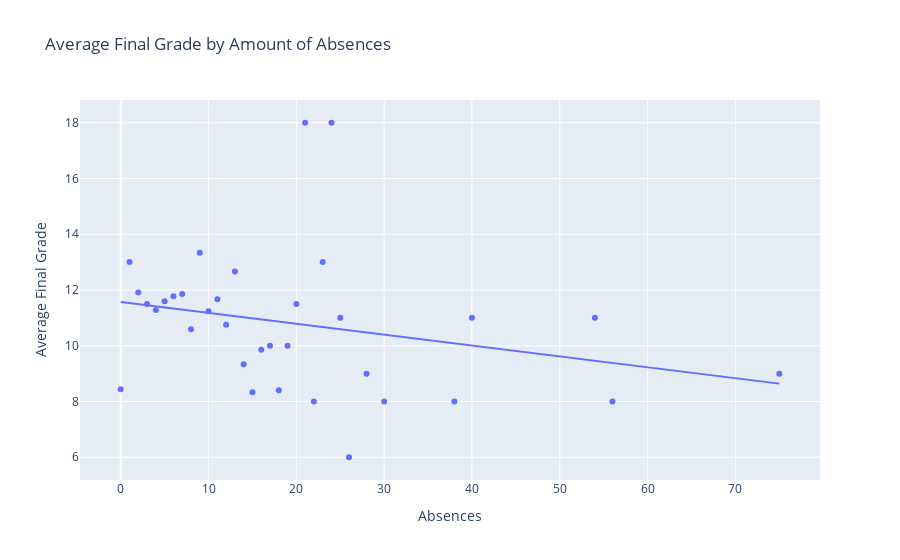

The notebook cell this image was saved under:
### Code cell
# averages final grade with respect to absences
new2_DF3= DF3.groupby('absences')['G3'].mean().reset_index()
# creates scatterplot of absences vs. final grade with the linear regression line
fig = px.scatter(new2_DF3,
                 x='absences',
                 y='G3',
                 trendline='ols',
                 title='Average Final Grade by Amount of Absences',
                 labels={'G3': 'Average Final Grade', 'absences': 'Absences'}
                  )   



fig.show()

### Figure 1 — Plotly figure (JSON) as saved in the notebook; plotly's stock layout.template omitted (floating-point values rounded to 4 significant figures)
{"data": [{"hovertemplate": "Absences=%{x}<br>Average Final Grade=%{y}<extra></extra>", "legendgroup": "", "marker": {"color": "#636efa", "symbol": "circle"}, "mode": "markers", "name": "", "orientation": "v", "showlegend": false, "type": "scatter", "x": [0, 1, 2, 3, 4, 5, 6, 7, 8, 9, 10, 11, 12, 13, 14, 15, 16, 17, 18, 19, 20, 21, 22, 23, 24, 25, 26, 28, 30, 38, 40, 54, 56, 75], "xaxis": "x", "y": [8.443, 13.0, 11.91, 11.5, 11.28, 11.6, 11.77, 11.86, 10.59, 13.33, 11.24, 11.67, 10.75, 12.67, 9.333, 8.333, 9.857, 10.0, 8.4, 10.0, 11.5, 18.0, 8.0, 13.0, 18.0, 11.0, 6.0, 9.0, 8.0, 8.0, 11.0, 11.0, 8.0, 9.0], "yaxis": "y"}, {"hovertemplate": "<b>OLS trendline</b><br>G3 = -0.0389881 * absences + 11.5657<br>R<sup>2</sup>=0.066820<br><br>Absences=%{x}<br>Average Final Grade=%{y} <b>(trend)</b><extra></extra>", "legendgroup": "", "marker": {"color": "#636efa", "symbol": "circle"}, "mode": "lines", "name": "", "showlegend": false, "type": "scatter", "x": [0, 1, 2, 3, 4, 5, 6, 7, 8, 9, 10, 11, 12, 13, 14, 15, 16, 17, 18, 19, 20, 21, 22, 23, 24, 25, 26, 28, 30, 38, 40, 54, 56, 75], "xaxis": "x", "y": [11.57, 11.53, 11.49, 11.45, 11.41, 11.37, 11.33, 11.29, 11.25, 11.21, 11.18, 11.14, 11.1, 11.06, 11.02, 10.98, 10.94, 10.9, 10.86, 10.82, 10.79, 10.75, 10.71, 10.67, 10.63, 10.59, 10.55, 10.47, 10.4, 10.08, 10.01, 9.46, 9.382, 8.642], "yaxis": "y"}], "layout": {"legend": {"tracegroupgap": 0}, "title": {"text": "Average Final Grade by Amount of Absences"}, "xaxis": {"anchor": "y", "domain": [0, 1], "title": {"text": "Absences"}}, "yaxis": {"anchor": "x", "domain": [0, 1], "title": {"text": "Average Final Grade"}}}}
